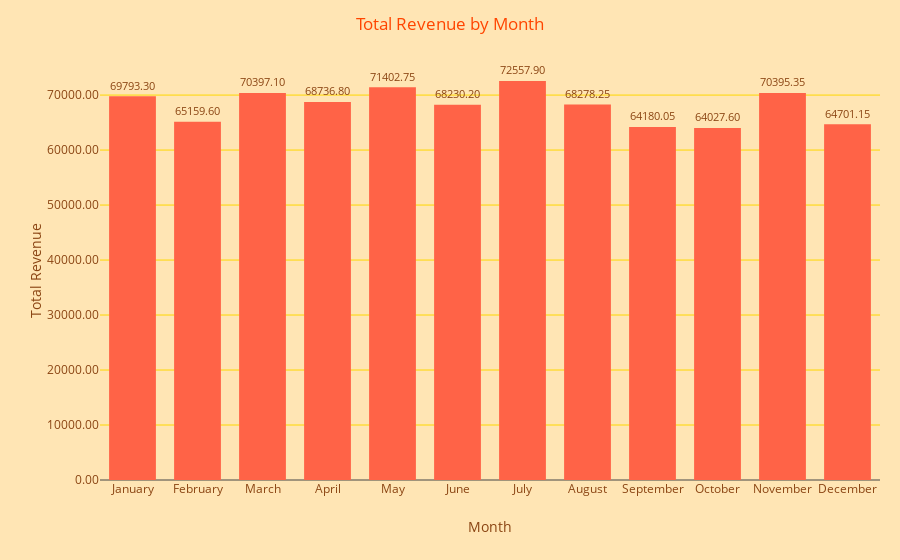

Here is the notebook cell this chart was saved with:
### Markdown cell above
#### B. Monthly

### Code cell
data = %sql SELECT \
    CASE strftime('%m', substr(order_date, 7, 4) || '-' || substr(order_date, 4, 2) || '-' || substr(order_date, 1, 2)) \
        WHEN '01' THEN 'January' \
        WHEN '02' THEN 'February' \
        WHEN '03' THEN 'March' \
        WHEN '04' THEN 'April' \
        WHEN '05' THEN 'May' \
        WHEN '06' THEN 'June' \
        WHEN '07' THEN 'July' \
        WHEN '08' THEN 'August' \
        WHEN '09' THEN 'September' \
        WHEN '10' THEN 'October' \
        WHEN '11' THEN 'November' \
        WHEN '12' THEN 'December' \
    END AS month_name, \
    ROUND(SUM(total_price), 2) AS total_revenue \
FROM PIZZA_SALES \
GROUP BY strftime('%m', substr(order_date, 7, 4) || '-' || substr(order_date, 4, 2) || '-' || substr(order_date, 1, 2)) \
ORDER BY total_revenue DESC;

df = pd.DataFrame(data, columns=['month_name', 'total_revenue'])


fig = px.bar(df, 
             x='month_name', 
             y='total_revenue', 
             title='Total Revenue by Month',
             labels={'month_name': 'Month', 'total_revenue': 'Total Revenue'},
             text_auto=True,
             template=custom_template,
             color_discrete_sequence=bar_colors)                  
fig.update_traces(textposition='outside')

# Update traces to position text outside bars
fig.update_traces(textposition='outside')

# Update layout to format x-axis and y-axis
fig.update_layout(
    xaxis_title='Month',
    yaxis_title='Total Revenue',
    yaxis_tickformat='.2f',  # Format y-axis as currency
    xaxis=dict(
        categoryorder='array',
        categoryarray=['January', 'February', 'March', 'April', 'May', 'June', 'July', 'August', 'September', 'October', 'November', 'December']
    ),  # Ensure months are displayed in correct order
    margin=dict(l=100, r=20, t=60, b=80)  # Adjust margins to fit labels
)

fig.show()

### Figure 1 — Plotly figure (JSON) as saved in the notebook; plotly's stock layout.template omitted (floating-point values rounded to 4 significant figures)
{"data": [{"alignmentgroup": "True", "hovertemplate": "Month=%{x}<br>Total Revenue=%{y}<extra></extra>", "legendgroup": "", "marker": {"color": "#FF6347", "pattern": {"shape": ""}}, "name": "", "offsetgroup": "", "orientation": "v", "showlegend": false, "textposition": "outside", "texttemplate": "%{y}", "type": "bar", "x": ["July", "May", "March", "November", "January", "April", "August", "June", "February", "December", "September", "October"], "xaxis": "x", "y": [72560.0, 71400.0, 70400.0, 70400.0, 69790.0, 68740.0, 68280.0, 68230.0, 65160.0, 64700.0, 64180.0, 64030.0], "yaxis": "y"}], "layout": {"barmode": "relative", "legend": {"tracegroupgap": 0}, "margin": {"b": 80, "l": 100, "r": 20, "t": 60}, "title": {"text": "Total Revenue by Month"}, "xaxis": {"anchor": "y", "categoryarray": ["January", "February", "March", "April", "May", "June", "July", "August", "September", "October", "November", "December"], "categoryorder": "array", "domain": [0, 1], "title": {"text": "Month"}}, "yaxis": {"anchor": "x", "domain": [0, 1], "tickformat": ".2f", "title": {"text": "Total Revenue"}}}}
